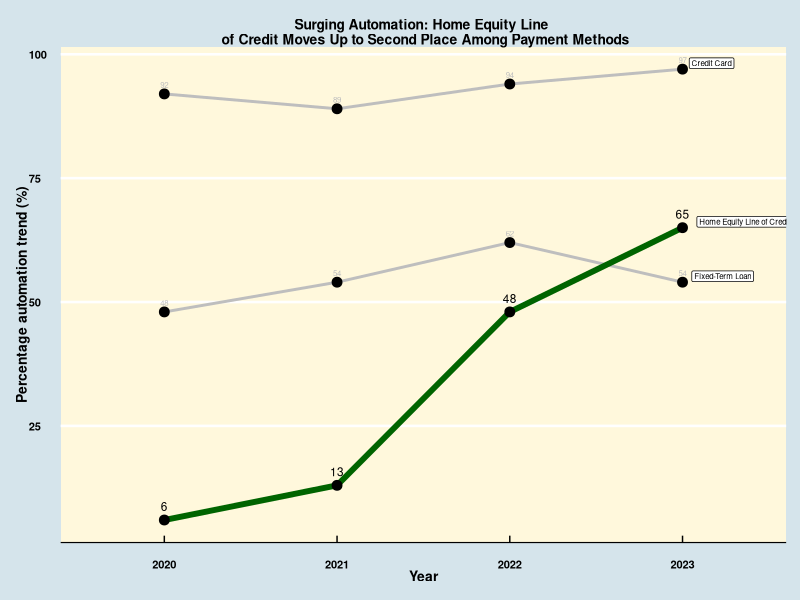

The R source for this figure:
## ---- chunk 1
library(tidyverse)
library(ggplot2)
library(ggthemes)
## ---- chunk 2
df <- read_csv("data.csv",skip = 1)

df_clean <- df %>% select(2:dim(df)[2]) %>% rename("Type" = "...2")
## ---- chunk 3
df_long <- df_clean %>% pivot_longer(names_to = "Year",
                                     values_to = "Percentage",cols = 2:5) %>% filter(Type != "Total")
## ---- chunk 4
#| label: fig-declutter
#| fig-cap: "Line plot to visualise the change in payment automation across various payment methods"

pl1 <- ggplot(data = df_long, aes(x = Year, y = round(Percentage,0), group = Type)) +
  geom_line(color = "gray",size = 1) + theme_economist() +  geom_text(data = df_long %>% filter(Type!="Home Equity Line of Credit"),
    aes(label = round(Percentage,0)),
    vjust = -1,
    size = 2,
    color = "gray"
  ) + labs(x = "Year",
           y = "Percentage automation trend (%)",
           title = "Surging Automation: Home Equity Line \n of Credit Moves Up to Second Place Among Payment Methods") + theme(
             legend.text = element_text(size = 3),
             axis.text = element_text(size = 8,
                                      face = "bold"),
             axis.title = element_text(size = 10,face = "bold"),
             plot.title = element_text(size = 10, hjust = 0.5),
             panel.background = element_rect(fill = 'cornsilk')
           ) + geom_line(
                                                            data = ~ filter(.x, Type == "Home Equity Line of Credit"),
                                                            color = "darkgreen",
                                                            size = 2,
                                                    
                                                          )  + geom_label(
                                                            data = filter(df_long, Year == 2023),
                                                            aes(label = Type),
                                                            vjust = -0.05,
                                                            hjust = -0.15,
                                                            size = 2,
                                                            color = "black"
                                                          ) + geom_point(color = "black", size = 3) + geom_text(data = ~filter(.x,Type == "Home Equity Line of Credit"),
                                                                                                                aes(label = round(Percentage,0)),
                                                                                                                color = "black",size = 3,vjust = -1)

# Hide legend for color
pl1 + guides(color = guide_legend(override.aes = list(label = c(""))))
